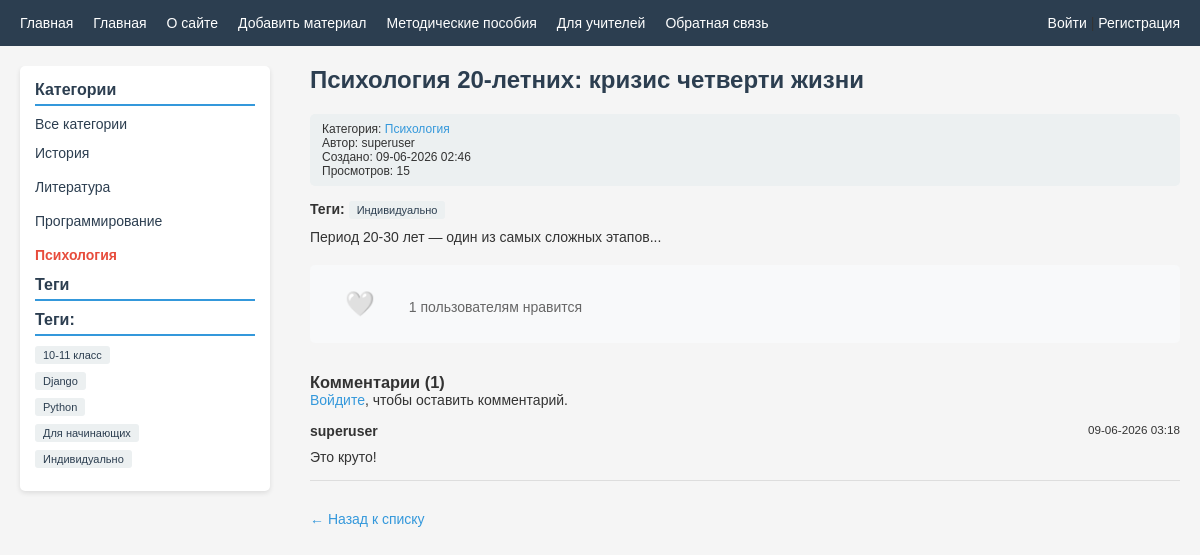
The app's page /material/psihologiya-20-letnih/ with its own data.
### sites/models.py (models this page shows, shortened)
class Category(models.Model):
    name = models.CharField(max_length=100, db_index=True, verbose_name="Название категории")
    slug = models.SlugField(max_length=255, unique=True, db_index=True, verbose_name="URL")
    class Meta:
        verbose_name = "Категория"
        verbose_name_plural = "Категории"
    def get_absolute_url(self):
        return reverse('category', kwargs={'cat_slug': self.slug})

class TagPost(models.Model):
    tag = models.CharField(max_length=100, db_index=True, verbose_name="Тег")
    slug = models.SlugField(max_length=255, unique=True, db_index=True, verbose_name="URL")
    class Meta:
        verbose_name = "Тег"
        verbose_name_plural = "Теги"

class Material(models.Model):
    class Status(models.IntegerChoices):
        DRAFT = 0, 'Черновик'
        PUBLISHED = 1, 'Опубликовано'
    title = models.CharField(max_length=255, verbose_name="Заголовок")
    slug = models.SlugField(max_length=255, db_index=True, unique=True, verbose_name="URL")
    content = models.TextField(blank=True, verbose_name="Содержание")
    short_description = models.CharField(max_length=500, blank=True, verbose_name="Краткое описание")
    time_create = models.DateTimeField(auto_now_add=True, verbose_name="Время создания")
    time_update = models.DateTimeField(auto_now=True, verbose_name="Время обновления")
    is_published = models.BooleanField(choices=Status.choices, default=Status.DRAFT, verbose_name="Опубликовано")
    views_count = models.IntegerField(default=0, verbose_name="Количество просмотров")
    image = models.ImageField(
        upload_to='materials_images/%Y/%m/%d/',
        null=True,
        blank=True,
        verbose_name="Изображение"
    )
    cat = models.ForeignKey(
        Category,
        on_delete=models.PROTECT,
        null=True,
        blank=True,
        verbose_name="Категория",
        related_name='materials'
    )
    tags = models.ManyToManyField(
        TagPost,
        blank=True,
        verbose_name="Теги",
        related_name='materials'
    )
    extra_info = models.OneToOneField(
        MaterialExtraInfo,
        on_delete=models.SET_NULL,
        null=True,
        blank=True,
        verbose_name="Дополнительная информация",
        related_name='material'
    )
    author = models.ForeignKey(
        settings.AUTH_USER_MODEL,
        on_delete=models.SET_NULL,
        null=True,
        blank=True,
        related_name='materials',
        verbose_name='Автор'
    )
    objects = models.Manager()
    published = PublishedModel()
    class Meta:
        ordering = ['-time_create']
        indexes = [
            models.Index(fields=['-time_create']),
            models.Index(fields=['slug']),
        ]
        verbose_name = "Образовательный материал"
        verbose_name_plural = "Образовательные материалы"
    def increment_views(self):
        self.views_count += 1
        self.save(update_fields=['views_count'])

class Comment(models.Model):
    material = models.ForeignKey(
        Material,
        on_delete=models.CASCADE,
        related_name='comments',
        verbose_name='Материал'
    )
    author = models.ForeignKey(
        settings.AUTH_USER_MODEL,
        on_delete=models.CASCADE,
        related_name='comments',
        verbose_name='Автор'
    )
    content = models.TextField(verbose_name='Текст комментария', max_length=2000)
    time_create = models.DateTimeField(auto_now_add=True, verbose_name='Время создания')
    is_approved = models.BooleanField(default=True, verbose_name='Одобрен')  # True = сразу публикуется
    class Meta:
        ordering = ['-time_create']
        verbose_name = 'Комментарий'
        verbose_name_plural = 'Комментарии'

### users/models.py (models this page shows, shortened)
class User(AbstractUser):
    photo = models.ImageField(
        upload_to='users/%Y/%m/%d/',
        blank=True,
        null=True,
        verbose_name='Фотография'
    )
    date_birth = models.DateField(
        blank=True,
        null=True,
        verbose_name='Дата рождения'
    )
    class Meta:
        verbose_name = 'Пользователь'
        verbose_name_plural = 'Пользователи'

### sites/views.py (the view)
# urls.py: path('material/<slug:material_slug>/', views.MaterialDetailView.as_view(), name='material'),
class MaterialDetailView(DataMixin, DetailView):
    model = Material
    template_name = 'sites/material_detail.html'
    context_object_name = 'material'
    slug_url_kwarg = 'material_slug'
    def get_queryset(self):
        return Material.published.all()
    def get_object(self, queryset=None):
        material = super().get_object(queryset)
        material.increment_views()
        return material
    def get_context_data(self, **kwargs):
        context = super().get_context_data(**kwargs)
        cat_selected = self.object.cat.pk if self.object.cat else None
        return self.get_mixin_context(context, title=self.object.title, cat_selected=cat_selected)

### sites/models.py (called while the page is built)
    def get_queryset(self):
        return super().get_queryset().filter(is_published=Material.Status.PUBLISHED)

### sites/templatetags/sites_tags.py (called while the page is built)
@register.inclusion_tag('sites/list_categories.html')
def show_categories(cat_selected=0):
    cats = Category.objects.annotate(total=Count('materials')).filter(
        total__gt=0,
        materials__is_published=1
    ).distinct()
    return {'cats': cats, 'cat_selected': cat_selected}

@register.inclusion_tag('sites/list_tags.html')
def show_tags():
    tags = TagPost.objects.annotate(total=Count('materials')).filter(
        total__gt=0,
        materials__is_published=1
    ).distinct()
    return {'tags': tags}

@register.filter
def is_liked_by(material, user):
    if user.is_authenticated:
        return material.likes.filter(user=user).exists()
    return False

### sites/utils.py (called while the page is built)
    def get_mixin_context(self, context, **kwargs):
        context['mainmenu'] = menu
        context['cat_selected'] = None
        context.update(kwargs)
        return context

### sites/templates/sites/material_detail.html (shortened to what this page needs)
{% extends 'base.html' %}
{% block content %}
    <h1>{{ material.title }}</h1>
    <div class="article-panel">
        <p>Категория: <a href="{% url 'category' material.cat.slug %}">{{ material.cat.name }}</a></p>
        <p>Автор: {{ material.author.username|default:"Не указан" }}</p>
        <p>Создано: {{ material.time_create|date:"d-m-Y H:i" }}</p>
        <p>Просмотров: {{ material.views_count }}</p>
    </div>
    {% with material.tags.all as tags %}
        {% if tags %}
            <div class="tags-list">
                <strong>Теги:</strong>
                {% for t in tags %}
                    <a href="{% url 'tag' t.slug %}">{{ t.tag }}</a>{% if not forloop.last %}, {% endif %}
                {% endfor %}
            </div>
        {% endif %}
    {% endwith %}
    <div class="content-text">
        {{ material.content|linebreaks }}
    </div>
    {% load sites_tags %}
    <div class="likes-section" style="margin: 20px 0; padding: 15px; background: #f8f9fa; border-radius: 5px;">
        <form action="{% url 'toggle_like' material.pk %}" method="post" style="display: inline;">
            <button type="submit" style="background: none; border: none; cursor: pointer; font-size: 24px;">
                {% if material|is_liked_by:user %}
                    ❤️
                {% else %}
                    🤍
                {% endif %}
            </button>
        </form>
        <span style="margin-left: 10px; color: #666;">{{ material.likes.count }} пользователям нравится</span>
    </div>
    <div class="comments-section" style="margin: 30px 0;">
        <h3>Комментарии ({{ material.comments.count }})</h3>
        {% if user.is_authenticated %}
            <form action="{% url 'add_comment' material.pk %}" method="post" style="margin: 20px 0;">
                {% csrf_token %}
                <div class="form-field">
                    <label class="form-label">Ваш комментарий:</label>
                    <textarea name="content" class="form-input" rows="4" required placeholder="Напишите ваш комментарий..."></textarea>
                </div>
                <button type="submit">Отправить комментарий</button>
            </form>
        {% else %}
            <p><a href="{% url 'users:login' %}">Войдите</a>, чтобы оставить комментарий.</p>
        {% endif %}
        {% for comment in material.comments.all %}
            <div style="border-bottom: 1px solid #ddd; padding: 15px 0;">
                <div style="display: flex; justify-content: space-between;">
                    <strong>{{ comment.author.username }}</strong>
                    <small>{{ comment.time_create|date:"d-m-Y H:i" }}</small>
                </div>
                <p style="margin: 10px 0;">{{ comment.content|linebreaks }}</p>
            </div>
        {% empty %}
            <p style="color: #666;">Пока нет комментариев. Будьте первым!</p>
        {% endfor %}
    </div>
    <p><a href="{% url 'home' %}">← Назад к списку</a></p>
{% endblock %}

### sites/templates/sites/list_categories.html
{% for cat in cats %}
    {% if cat.id == cat_selected %}
        <li class="selected">{{ cat.name }}</li>
    {% else %}
        <li><a href="{{ cat.get_absolute_url }}" class="category-link">{{ cat.name }}</a></li>
    {% endif %}
{% endfor %}

### sites/templates/sites/list_tags.html
{% if tags %}
    <h3>Теги:</h3>
    <ul class="tags-list">
        {% for t in tags %}
            <li><a href="{% url 'tag' t.slug %}">{{ t.tag }}</a></li>
        {% endfor %}
    </ul>
{% endif %}

### sites/templates/base.html (style rules this page uses)
* { margin: 0; padding: 0; box-sizing: border-box; }
body { font-family: Arial, sans-serif; background: #f5f5f5; color: #333; font-size: 14px; }
.sidebar h3 { margin-bottom: 10px; color: #2c3e50; font-size: 16px; border-bottom: 2px solid #3498db; padding-bottom: 5px; }
.sidebar ul { list-style: none; margin: 0; padding: 0; }
.sidebar li { margin: 8px 0; }
.sidebar a { color: #2c3e50; text-decoration: none; }
.sidebar .selected { color: #e74c3c; font-weight: bold; }
.article-panel { background: #ecf0f1; padding: 8px 12px; margin-bottom: 15px; border-radius: 5px; font-size: 12px; overflow: hidden; }
.tags-list { margin: 10px 0; }
.tags-list a { background: #ecf0f1; padding: 3px 8px; border-radius: 3px; font-size: 11px; color: #2c3e50; text-decoration: none; margin-right: 5px; display: inline-block; }
button { background: #2c3e50; color: white; padding: 10px 20px; border: none; border-radius: 4px; cursor: pointer; font-size: 14px; }
.sidebar .category-link { color: #2c3e50; text-decoration: none; display: block; padding: 5px 0; transition: all 0.3s ease; }
.sidebar .selected { color: #e74c3c; font-weight: bold; display: block; padding: 5px 0; }
h1 { font-size: 24px; margin-bottom: 20px; color: #2c3e50; }
a { color: #3498db; text-decoration: none; }

### sites/templates/sites/material_detail.html (style rules this page uses)
button { background: #2c3e50; color: white; padding: 10px 20px; border: none; border-radius: 4px; cursor: pointer; }

### records on screen
Category: name "История"
Category: name "Литература"
Category: name "Программирование"
Category: name "Психология"
TagPost: tag "10-11 класс"
TagPost: tag "Django"
TagPost: tag "Python"
TagPost: tag "Для начинающих"
TagPost: tag "Индивидуально"
Material: title "Психология 20-летних: кризис четверти жизни", cat.name "Психология", author.username "superuser", time_create "09-06-2026 02:46", views_count "15", content "Период 20-30 лет — один из самых сложных этапов...", likes.count "1", comments.count "1"
Comment: author.username "superuser", time_create "09-06-2026 03:18", content "Это круто!"

### other values on screen
{{ m.title }} "Главная" "О сайте" "Добавить материал" "Методические пособия" "Для учителей" "Обратная связь"
